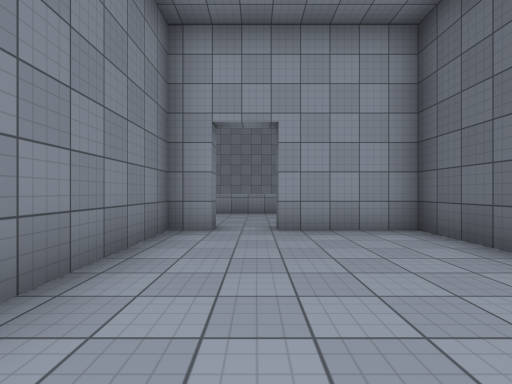
view 1 (above)

20 first-person views from a walk through a Unity game level. The camera is 1.3 m above the floor, looks level and sees 85° across. The floor is counted in squares, 2 m on a side. Each view is taken from the middle of a square. On the plan, view 1 faces up. The plan holds only what a view shows up to about 9 squares ahead; the rest is blank. The place goes on beyond the plan. The player is left out. Some animated figures are not drawn. Surface patterns are stand-ins for the level's own textures.

view 2
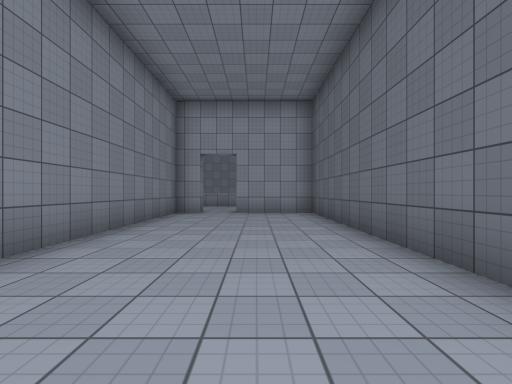

view 3
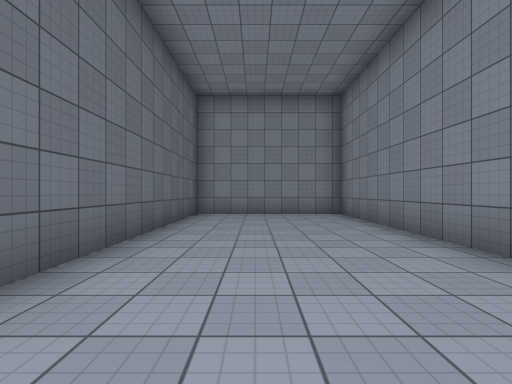

view 4
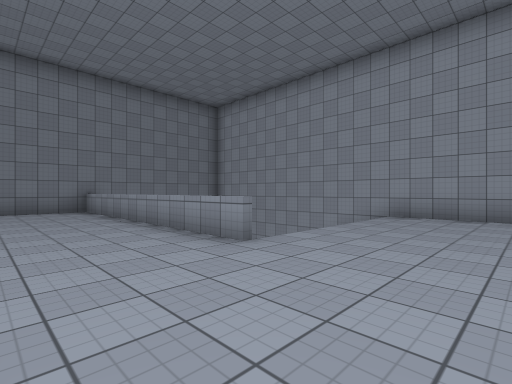

view 5
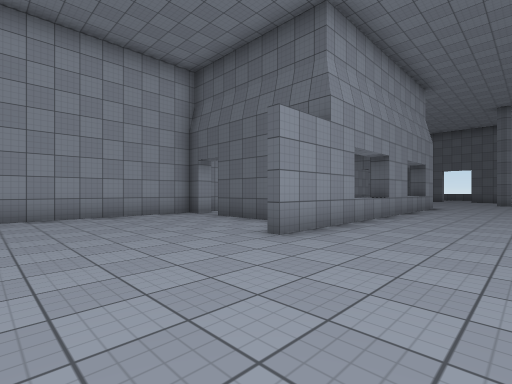

view 6
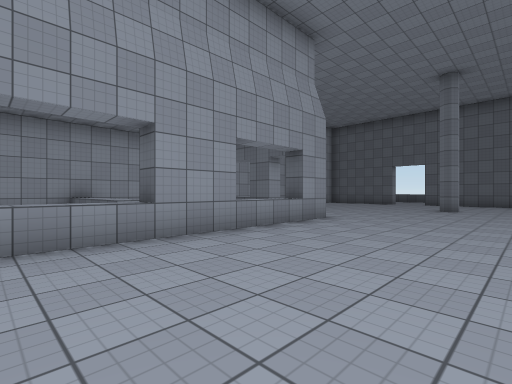

view 7
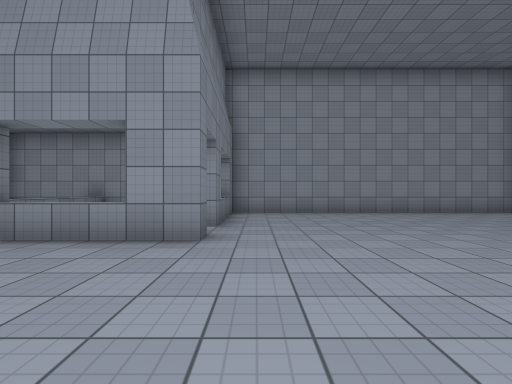

view 8
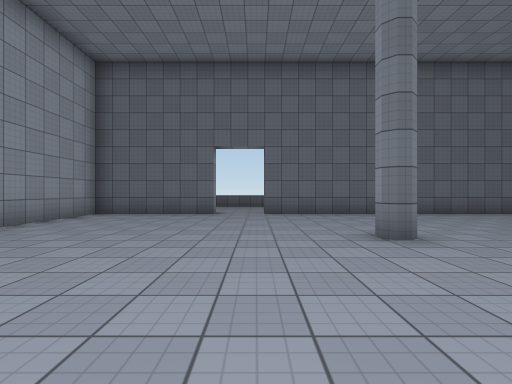

view 9
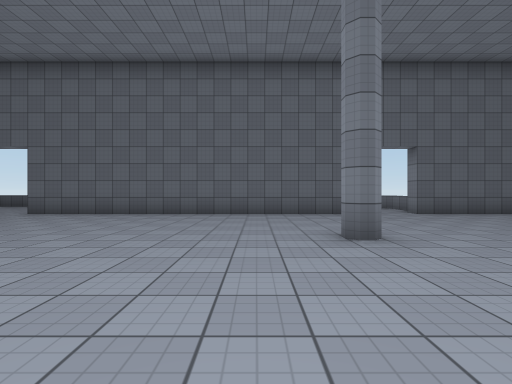

view 10
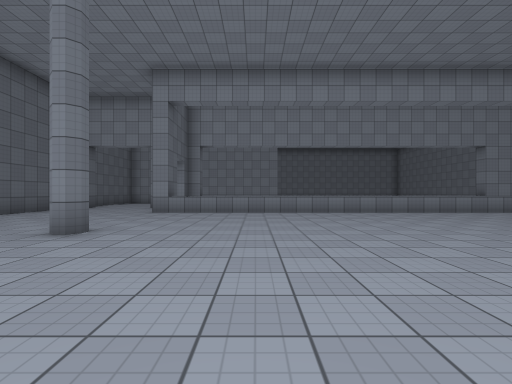

view 11
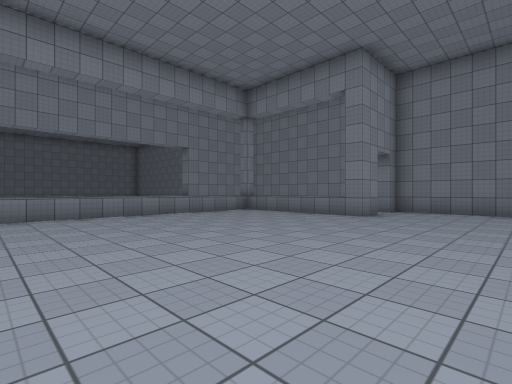

view 12
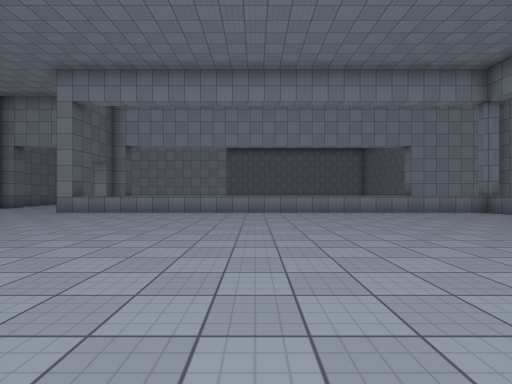

view 13
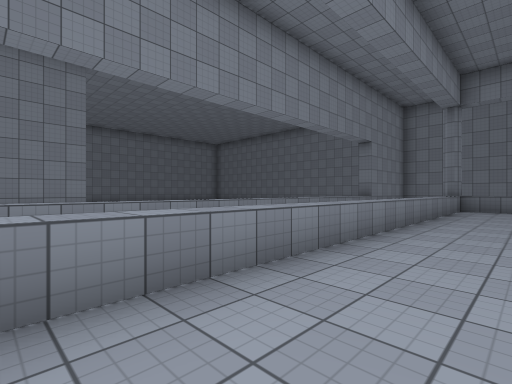

view 14
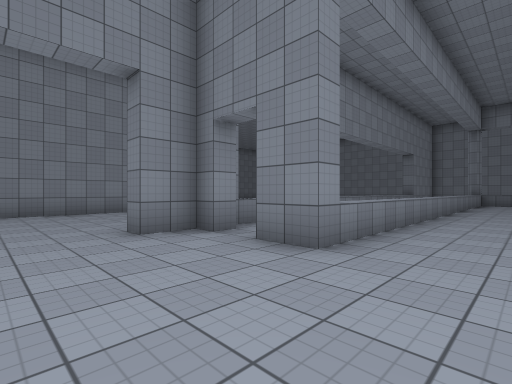

view 15
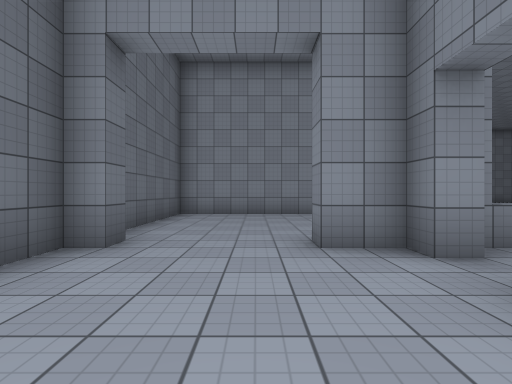

view 16
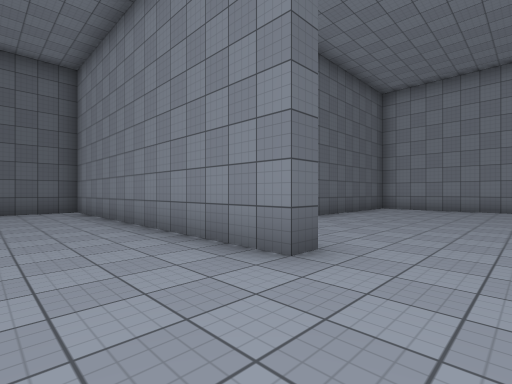

view 17
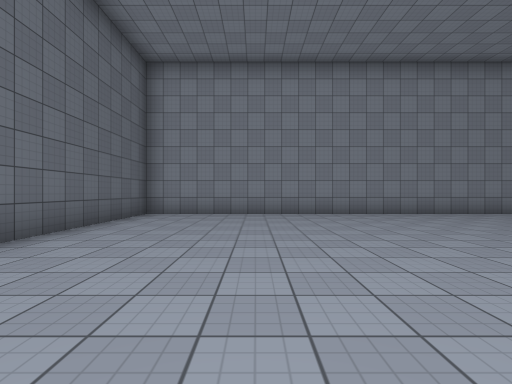

view 18
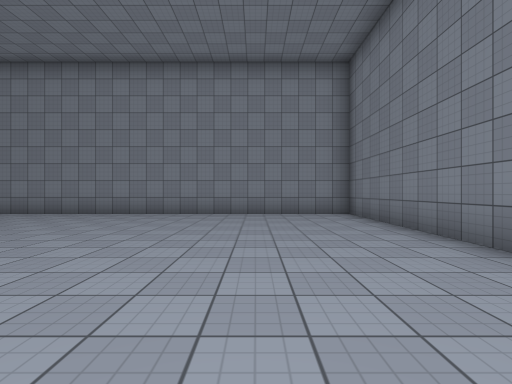

view 19
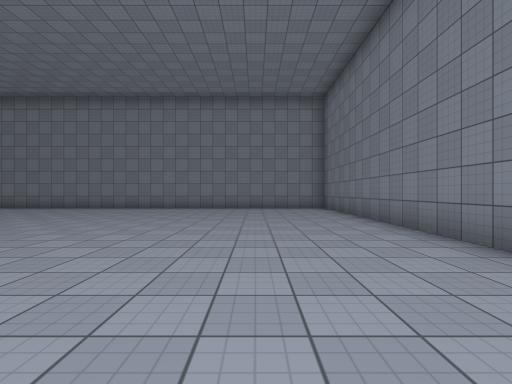

view 20
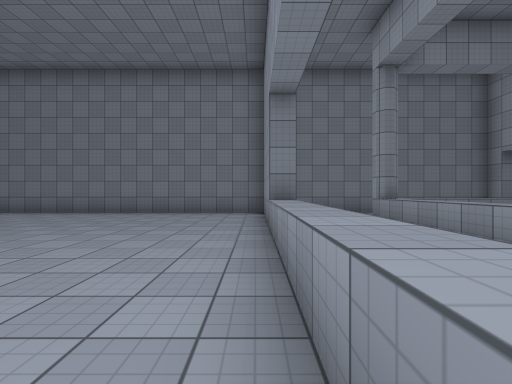

### Floor plan
Key: @ floor where view 1 was taken; # wall or solid block; . floor; / step, stairs or slope; = window, fence, low wall or low ledge; ^ raised ledge.
Columns run from 7 left of view 1 to 24 right of it. Each row starts with its distance up from view 1.
 14       #########################
 13         /......  ^   #........#
 12         /.....#  ^   ^........#
 11         /.....#  ^   #........#
 10         /.....#      ...........
  9 #= ======....##^^##^^#..........
  8 #.............................#
  7 #.........................#...#
  6 # ............................#
  5      ##.###    ...............#
  4      #....#...................#
  3      #....#...................#
  2      #....#...................#
  1      #....#...............#...#
  0      #.@..# ^.................#
 -1      #....# ^.................#
 -2      #....# ^...................
 -3      #....# ^^.................^
 -4      #....#  ^^^^^^^^^^^^^#....#
 -5      #....#               .....#
 -6      #....####^^^^^^^^^^^^##..##
 -7      ######......... ..... ....
 -8           #........        ....#
 -9           #.......  ...........#
-10           #......   ...........#
-11           #.....    ..####.....#
-12           #......   ...  #######
-13           #.......  ....
-14           #.............
-15           #..............
-16           #..............#
-17           #..............#
-18           #..............#
-19           #..............#
-20           #..............#
-21           ################

Where each view was taken, in squares from view 1:
view 1: 0 up, 0 right, facing up
view 2: 4 down, 1 right, facing up
view 3: 2 up, 1 right, facing down
view 4: 6 up, 4 right, facing up-left
view 5: 6 up, 2 right, facing up-right
view 6: 5 up, 8 right, facing up-right
view 7: 5 up, 15 right, facing up
view 8: 9 up, 15 right, facing right
view 9: 2 up, 15 right, facing right
view 10: 5 up, 16 right, facing down
view 11: 4 up, 13 right, facing down-left
view 12: 5 up, 13 right, facing down
view 13: 2 down, 17 right, facing down-left
view 14: 2 down, 22 right, facing down-left
view 15: 3 down, 21 right, facing down
view 16: 9 down, 13 right, facing down-right
view 17: 12 down, 14 right, facing down
view 18: 12 down, 6 right, facing down
view 19: 9 down, 6 right, facing down
view 20: 7 down, 12 right, facing left
